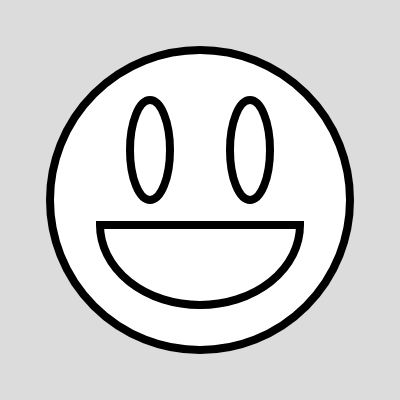
Frame 1 (no input)
Frame 60 (no input): identical to frame 1, image omitted
Frame 120 (the mouse pressed at the canvas centre since frame 60): identical to frame 1, image omitted

The p5.js sketch that drew this single still picture (run headless with seeded random() and noise() and a simulated clock; from frame 60 on, the mouse is pressed at the canvas centre):

// p5.js sketch
// ── sketch.js
// https://editor.p5js.org/jht9629-nyu/sketches/hbS0akCtL
// ICM - WK5 - What is this? v2

function setup() {
  createCanvas(400, 400);
}

function draw() {
  background(220);
  strokeWeight(8);
  drawHead();
  drawEyes();
  drawMouth();
}

function drawHead() {
  circle(200, 200, 300);
}

function drawEyes() {
  ellipse(150, 150, 40, 100);
  ellipse(250, 150, 40, 100);
}

function drawMouth() {
  arc(200, 225, 200, 160, 0, radians(180), CHORD);
}

// https://editor.p5js.org/enickles/sketches/GIb81wNrH
// ICM - WK5 - What is this? v2 --enickles
